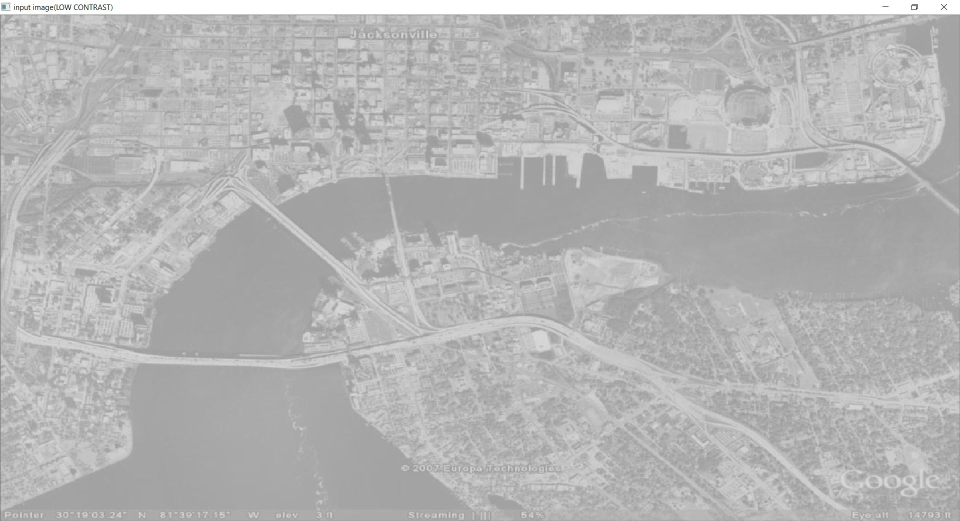
//> input picture Contrast_Stretching/input image.JPG, 1919 x 1042 px (shown at 1/2 size)
$ ./CS 'input image.JPG'   (built with g++ and OpenCV 4)
//> lines starting //> are read from the running program, lines starting //| are printed output that depends on the picture
#include <opencv2/core/core.hpp>
#include <opencv2/highgui/highgui.hpp>
#include <opencv2/imgproc/imgproc.hpp>
#include <iostream>


using namespace cv;
using namespace std;

int main(int argc, char** argv)
{
	if (argc != 2)
	{
		cout << " Usage: display_image ImageToLoadAndDisplay" << endl;
		return -1;
	}

	Mat image;
	image = imread(argv[1], IMREAD_COLOR); // Read the file
//> image is the input picture: 1042 rows x 1919 cols, CV_8UC3; mean B, G, R 181, 181, 181
	if (!image.data) // Check for invalid input
	{
		cout << "Could not open or find the image" << std::endl;
		return -1;
	}

	Mat gr;
	cv::cvtColor(image, gr, cv::COLOR_BGR2GRAY); //create a gray image

	int h = gr.rows;
//> h = 1042
	int w = gr.cols;
//> w = 1919

	Mat CSt = gr.clone();
	int x = 0;
	for (int i = 0; i < h; i++) {
		for (int j = 0; j < w; j++) {
			x = (int)gr.at<uchar>(i, j);

			if (x < 100) {
				CSt.at<uchar>(i, j) = (uchar)(cvRound((double)(5 / 148) * double(x)));
			}
			else if (x < 240) {
				CSt.at<uchar>(i, j) = (uchar)(cvRound((double)(245 / 72) * double(x - 148) + 5));
			}
			else {
				CSt.at<uchar>(i, j) = (uchar)(cvRound((double)(5 / 35) * double(x - 220) + 250));
			}
		}
	}
//> this loop made 1042 passes
//> x on passes 1 to 3: 255, 255, 255
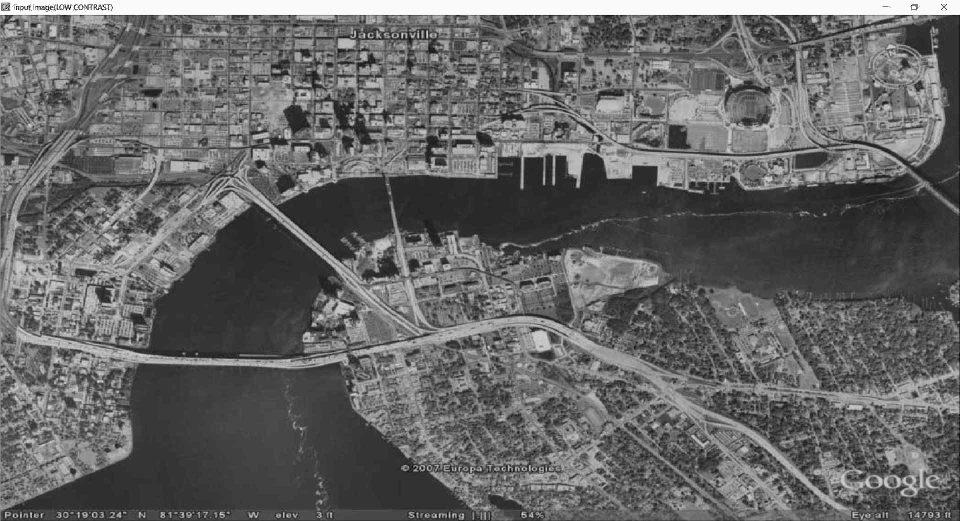
//> CSt: 1042 rows x 1919 cols, CV_8UC1 (shown at 1/2 size); min 0, max 255, mean 102.4
//> after the loop, x = 153

	cout << "Width and Height : " << w << ", " << h << endl;
//| Width and Height : 1919, 1042

	imwrite("cst.jpg", CSt);
	namedWindow("input image(LOW CONTRAST)", WINDOW_NORMAL);
	imshow("input image(LOW CONTRAST)", gr);
	namedWindow("output image(HIGH CONTRAST)", WINDOW_NORMAL);
	imshow("output image(HIGH CONTRAST)", CSt);
	waitKey(0);
	image.release();
	gr.release();

	return 0;

}
